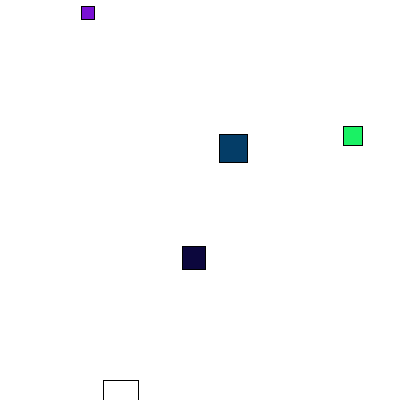
Frame 1 (no input)
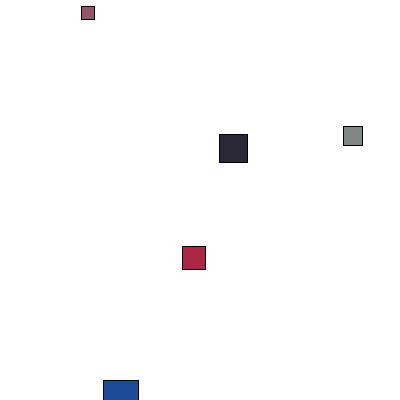
Frame 60 (the mouse pressed at the canvas centre just before this capture)
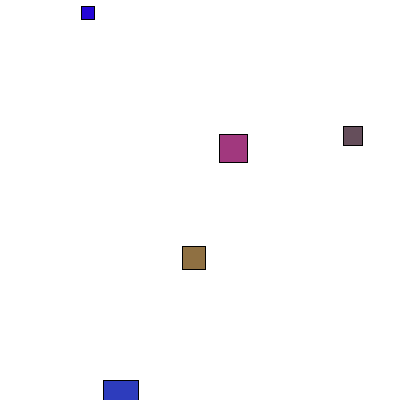
Frame 120 (the mouse held since frame 60 and released just before this capture)

The Processing sketch that drew these frames (run headless with seeded random() and noise(); from frame 60 on, the mouse is pressed at the canvas centre):

// Processing sketch: SP1
// ── SP1.pde
ArrayList<Square> mySquares = new ArrayList<Square>();

void setup() {
  size(400, 400);
  background(255);
  
  for (int i = 0; i < 5; i++) {
    mySquares.add(new Square((int)random(10, 50)));
  }
}

void draw() {
  background(255);
  for (Square s : mySquares) {
    s.render();
  }
}

void keyPressed() {
  if (key == 'q' || key == 'Q') {
    mySquares.add(new Square((int)random(10, 50)));
  }
  if (key == 'W' || key == 'w') {
    mySquares.add(new Square((int)random(10, 50)));
    mySquares.add(new Square((int)random(10, 50)));
    mySquares.add(new Square((int)random(10, 50)));
    mySquares.add(new Square((int)random(10, 50)));
    mySquares.add(new Square((int)random(10, 50)));
  }
}

// ── Class_square.pde
class Square {
  int size;
  float x, y;
  
  Square(int size) {
    this.size = size;
    this.x = random(width);
    this.y = random(height);
  }
  
  void render() {
    rect(x, y, size, size);
    fill(random(255),random(255),random(255));
  }
}
